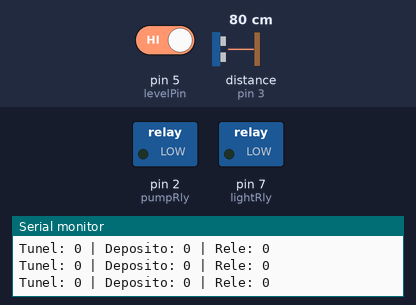
Simulated run of this sketch. Board: Arduino Nano, built with avr-gcc and run on an emulated ATmega328P. Shown: switched loads named in the sketch (green lamp = pin HIGH), the last lines printed to the serial monitor. Inputs (shaded band) come from the test bench; at power-on: pin 5 (levelPin) HIGH, distance to the obstacle (sensor on pin 3) 80 cm. The echo pulse lasts 58.3 µs per cm; pins used as bus, display or sensor lines are not drawn.

Above: at 1.2 s.
1.3 s: pin 5 (levelPin) driven LOW
At 2.1 s:
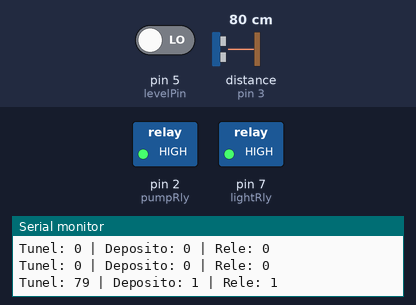
Timing chart, 0 to 7.9 s (numbered marks = the images above; inputs shaded):
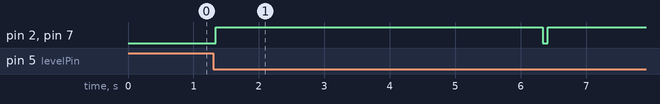

The sketch:

nano_sonar_float.ino
```cpp
/*
 * Code for nano with floating level switch and hc-sr04
 */


#define movEchoPin 3
#define movTrigPin 4
#define levelPin 5
#define pumpRly 2
#define lightRly 7

///////////////////////////////////DEFINIÇOES GERAIS, ALTERAR SÓ AQUI///////////////////////////////////
boolean rlyType = 1;        //0 ou 1, de acordo com o tipo de relé
int pumpOnTime = 5;         //Tempo de funcionamento da bomba, em segundos
int triggerThreshold = 90;  //Largura do tunel(em cm) -10cm
////////////////////////////////////////////////////////////////////////////////////////////////////////

long trigDistance;
boolean tankState, pumpState, rlyOn, rlyOff;
long distHolder[5];
long lowVal = 0;

long readDistance() {
  // The PING is triggered by a HIGH pulse of 10 or more microseconds.
  // Give a short LOW pulse beforehand to ensure a clean HIGH pulse:
  for (int i = 0; i < 5; i++) {
    distHolder[i] = 0;
  }
  trigDistance = 0;
  lowVal = 1000;
  for (int i = 0; i < 5; i++) {
    digitalWrite(movTrigPin, LOW);
    delayMicroseconds(5);
    digitalWrite(movTrigPin, HIGH);
    delayMicroseconds(10);
    digitalWrite(movTrigPin, LOW);

    distHolder[i] = (0.034 * pulseIn(movEchoPin, HIGH)) / 2;

  }

  for (int i = 0; i < 5; i++) {
    if (distHolder[i] < lowVal) {
      lowVal = distHolder[i];
    }
  }

  for (int i = 0; i < 5; i++) {
    trigDistance = trigDistance + distHolder[i];
  }

  trigDistance = (trigDistance - lowVal) / 4;

  return trigDistance;
}

long waterLevel() {
  if (digitalRead(levelPin)) {
    tankState = false;
  }
  else {
    tankState = true;
  }

  return tankState; //TRUE = OK, FALSE = EMPTY
}


void printToSerial() {
  Serial.print("Tunel: ");
  Serial.print(trigDistance);
  Serial.print(" | Deposito: ");
  Serial.print(tankState);
  Serial.print(" | Rele: ");
  Serial.print(pumpState);
  Serial.println();
}

void setup() {
  if (rlyType) {
    rlyOn = HIGH;
    rlyOff = LOW;
  } else if (!rlyType) {
    rlyOn = LOW;
    rlyOff = HIGH;
  }

  // initialize serial communication:
  Serial.begin(9600);

  //DEFINE ALL PIN MODES
  pinMode(movEchoPin, INPUT);
  pinMode(movTrigPin, OUTPUT);
  pinMode(levelPin, INPUT_PULLUP);
  pinMode(pumpRly, OUTPUT);
  pinMode(lightRly, OUTPUT);

  //DEFINE INITIAL PIN STATE
  digitalWrite(movEchoPin, LOW);
  digitalWrite(movTrigPin, LOW);
  digitalWrite(pumpRly, HIGH);
  digitalWrite(lightRly, HIGH);

  pumpOnTime = pumpOnTime * 1000;

}

void loop() {
  if (waterLevel()) {
    if (readDistance() < triggerThreshold) {
      digitalWrite(pumpRly, rlyOn);
      digitalWrite(lightRly, rlyOn);
      pumpState = 1;
      printToSerial();
      delay(pumpOnTime);
    }
  }
  digitalWrite(pumpRly, rlyOff);
  digitalWrite(lightRly, rlyOff);
  pumpState = 0;
  delay(50); //debounce delay
  printToSerial();
}
```

Measured:
- after the input at 1.3 s, pin 2 (pumpRly), pin 7 (lightRly): LOW → HIGH at once, → LOW 5.0 s later, → HIGH 0.08 s later
